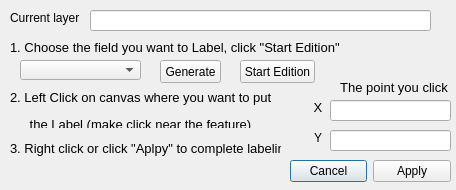
<?xml version="1.0" encoding="UTF-8"?>
<ui version="4.0">
 <class>Dialog</class>
 <widget class="QDialog" name="Dialog">
  <property name="geometry">
   <rect>
    <x>0</x>
    <y>0</y>
    <width>456</width>
    <height>190</height>
   </rect>
  </property>
  <property name="windowTitle">
   <string>SuperLabeling</string>
  </property>
  <widget class="QLabel" name="lbY">
   <property name="geometry">
    <rect>
     <x>310</x>
     <y>130</y>
     <width>16</width>
     <height>16</height>
    </rect>
   </property>
   <property name="text">
    <string>&lt;html&gt;&lt;head/&gt;&lt;body&gt;&lt;p align=&quot;center&quot;&gt;Y&lt;/p&gt;&lt;/body&gt;&lt;/html&gt;</string>
   </property>
  </widget>
  <widget class="QLabel" name="lbStep2">
   <property name="geometry">
    <rect>
     <x>10</x>
     <y>90</y>
     <width>261</width>
     <height>38</height>
    </rect>
   </property>
   <property name="text">
    <string>&lt;html&gt;&lt;head/&gt;&lt;body&gt;&lt;p align=&quot;center&quot;&gt;&lt;span style=&quot; font-size:10pt;&quot;&gt;2. Left Click on canvas where you want to put &lt;/span&gt;&lt;/p&gt;&lt;p align=&quot;center&quot;&gt;&lt;span style=&quot; font-size:10pt;&quot;&gt;the Label (make click near the feature)&lt;/span&gt;&lt;/p&gt;&lt;/body&gt;&lt;/html&gt;</string>
   </property>
  </widget>
  <widget class="QDialogButtonBox" name="buttonBox">
   <property name="geometry">
    <rect>
     <x>290</x>
     <y>160</y>
     <width>161</width>
     <height>23</height>
    </rect>
   </property>
   <property name="layoutDirection">
    <enum>Qt::LeftToRight</enum>
   </property>
   <property name="orientation">
    <enum>Qt::Horizontal</enum>
   </property>
   <property name="standardButtons">
    <set>QDialogButtonBox::Apply|QDialogButtonBox::Cancel</set>
   </property>
  </widget>
  <widget class="QLabel" name="lbPoint">
   <property name="geometry">
    <rect>
     <x>340</x>
     <y>80</y>
     <width>108</width>
     <height>16</height>
    </rect>
   </property>
   <property name="text">
    <string>&lt;html&gt;&lt;head/&gt;&lt;body&gt;&lt;p align=&quot;center&quot;&gt;&lt;span style=&quot; font-size:10pt;&quot;&gt;The point you click&lt;/span&gt;&lt;/p&gt;&lt;/body&gt;&lt;/html&gt;</string>
   </property>
  </widget>
  <widget class="QLabel" name="lbStep1">
   <property name="geometry">
    <rect>
     <x>10</x>
     <y>40</y>
     <width>401</width>
     <height>16</height>
    </rect>
   </property>
   <property name="text">
    <string>&lt;html&gt;&lt;head/&gt;&lt;body&gt;&lt;p&gt;&lt;span style=&quot; font-size:10pt;&quot;&gt;1. Choose the field you want to Label, click &amp;quot;Start Edition&amp;quot; &lt;/span&gt;&lt;/p&gt;&lt;/body&gt;&lt;/html&gt;</string>
   </property>
  </widget>
  <widget class="QLabel" name="lbX">
   <property name="geometry">
    <rect>
     <x>310</x>
     <y>100</y>
     <width>16</width>
     <height>16</height>
    </rect>
   </property>
   <property name="frameShape">
    <enum>QFrame::NoFrame</enum>
   </property>
   <property name="text">
    <string>&lt;html&gt;&lt;head/&gt;&lt;body&gt;&lt;p align=&quot;center&quot;&gt;&lt;span style=&quot; font-size:10pt;&quot;&gt;X&lt;/span&gt;&lt;/p&gt;&lt;/body&gt;&lt;/html&gt;</string>
   </property>
  </widget>
  <widget class="QComboBox" name="cbField">
   <property name="geometry">
    <rect>
     <x>20</x>
     <y>60</y>
     <width>121</width>
     <height>20</height>
    </rect>
   </property>
  </widget>
  <widget class="QLineEdit" name="txX">
   <property name="geometry">
    <rect>
     <x>330</x>
     <y>100</y>
     <width>121</width>
     <height>21</height>
    </rect>
   </property>
  </widget>
  <widget class="QLineEdit" name="txY">
   <property name="geometry">
    <rect>
     <x>330</x>
     <y>130</y>
     <width>121</width>
     <height>21</height>
    </rect>
   </property>
  </widget>
  <widget class="QLabel" name="lbLayer">
   <property name="geometry">
    <rect>
     <x>10</x>
     <y>10</y>
     <width>71</width>
     <height>16</height>
    </rect>
   </property>
   <property name="text">
    <string>&lt;html&gt;&lt;head/&gt;&lt;body&gt;&lt;p&gt;Current layer&lt;/p&gt;&lt;/body&gt;&lt;/html&gt;</string>
   </property>
  </widget>
  <widget class="QLineEdit" name="txLayer">
   <property name="geometry">
    <rect>
     <x>90</x>
     <y>10</y>
     <width>341</width>
     <height>21</height>
    </rect>
   </property>
  </widget>
  <widget class="QPushButton" name="pbnEdit">
   <property name="geometry">
    <rect>
     <x>240</x>
     <y>60</y>
     <width>75</width>
     <height>23</height>
    </rect>
   </property>
   <property name="text">
    <string>Start Edition</string>
   </property>
  </widget>
  <widget class="QLabel" name="lbStep2_2">
   <property name="geometry">
    <rect>
     <x>10</x>
     <y>130</y>
     <width>271</width>
     <height>38</height>
    </rect>
   </property>
   <property name="text">
    <string>&lt;html&gt;&lt;head/&gt;&lt;body&gt;&lt;p align=&quot;center&quot;&gt;&lt;span style=&quot; font-size:10pt;&quot;&gt;3. Right click or click &amp;quot;Aplpy&amp;quot; to complete labeling&lt;/span&gt;&lt;/p&gt;&lt;/body&gt;&lt;/html&gt;</string>
   </property>
  </widget>
  <widget class="QPushButton" name="pbnGenerate">
   <property name="geometry">
    <rect>
     <x>160</x>
     <y>60</y>
     <width>61</width>
     <height>23</height>
    </rect>
   </property>
   <property name="text">
    <string>Generate</string>
   </property>
  </widget>
 </widget>
 <resources/>
 <connections>
  <connection>
   <sender>buttonBox</sender>
   <signal>accepted()</signal>
   <receiver>Dialog</receiver>
   <slot>accept()</slot>
   <hints>
    <hint type="sourcelabel">
     <x>248</x>
     <y>254</y>
    </hint>
    <hint type="destinationlabel">
     <x>157</x>
     <y>274</y>
    </hint>
   </hints>
  </connection>
  <connection>
   <sender>buttonBox</sender>
   <signal>rejected()</signal>
   <receiver>Dialog</receiver>
   <slot>reject()</slot>
   <hints>
    <hint type="sourcelabel">
     <x>316</x>
     <y>260</y>
    </hint>
    <hint type="destinationlabel">
     <x>286</x>
     <y>274</y>
    </hint>
   </hints>
  </connection>
 </connections>
</ui>
